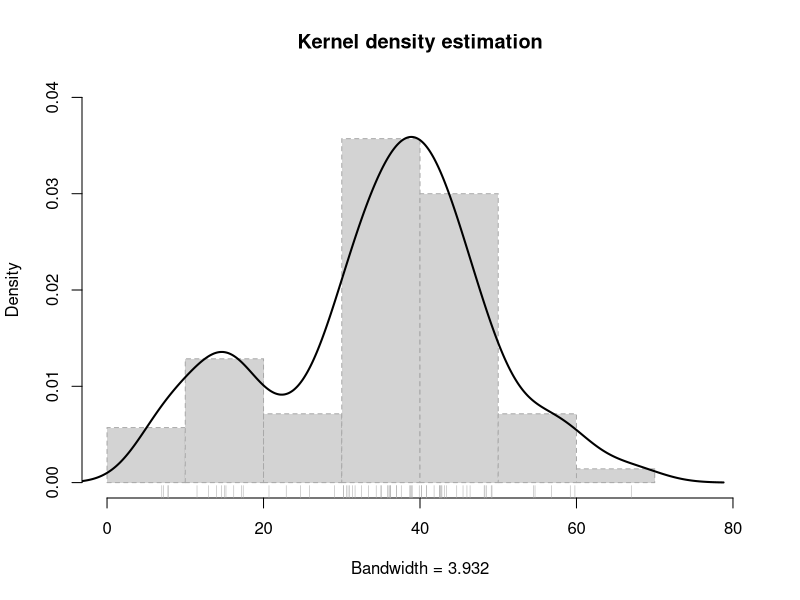
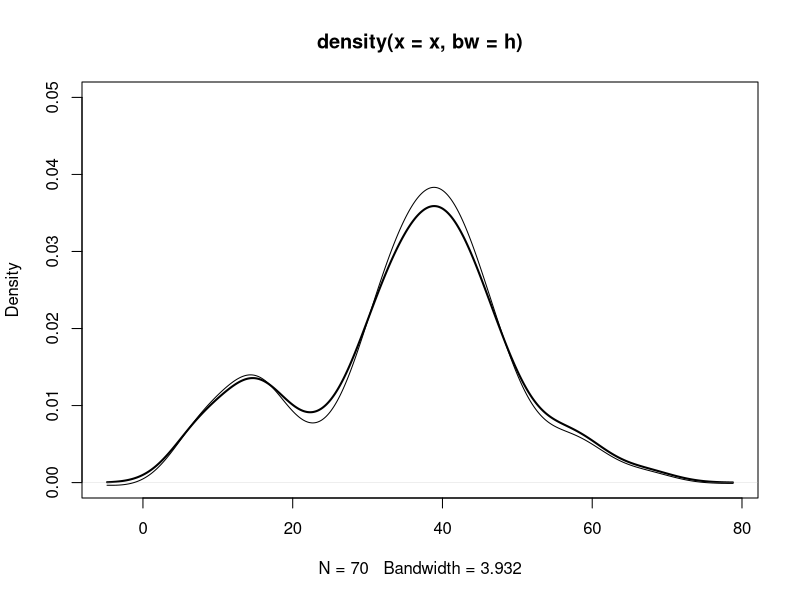
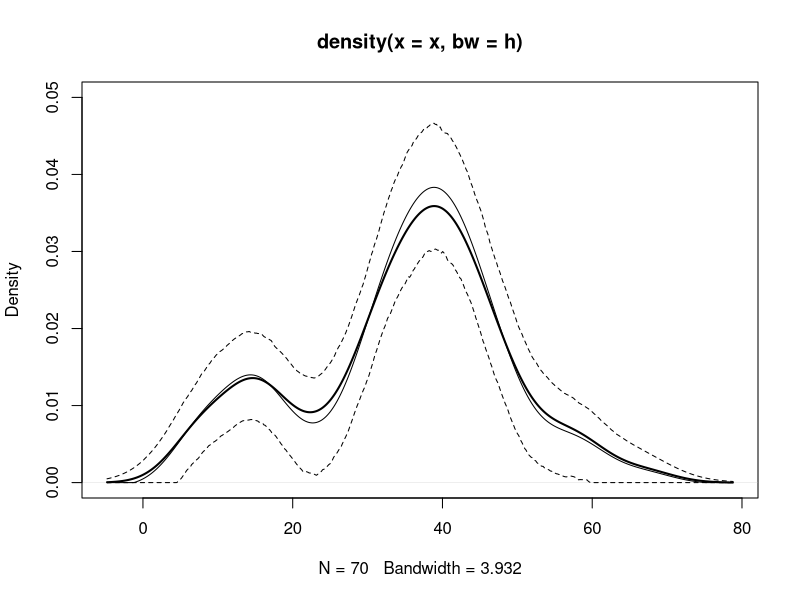
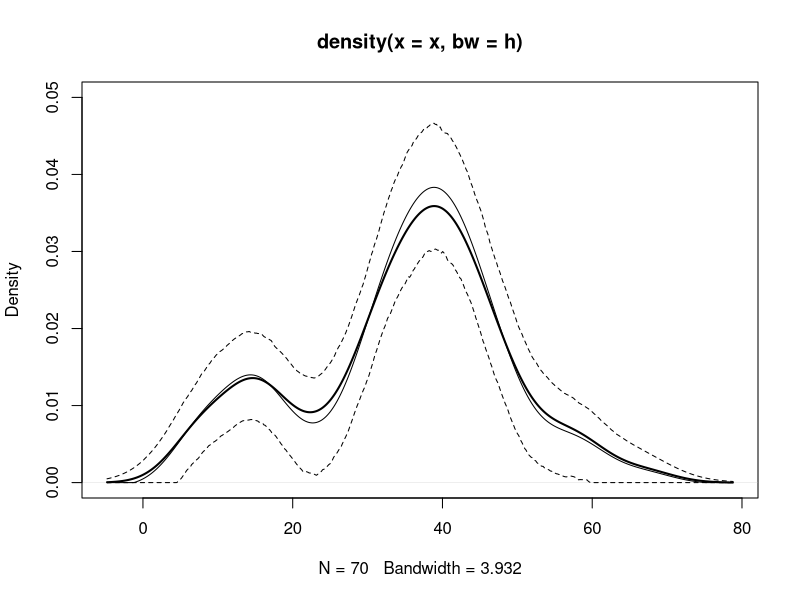
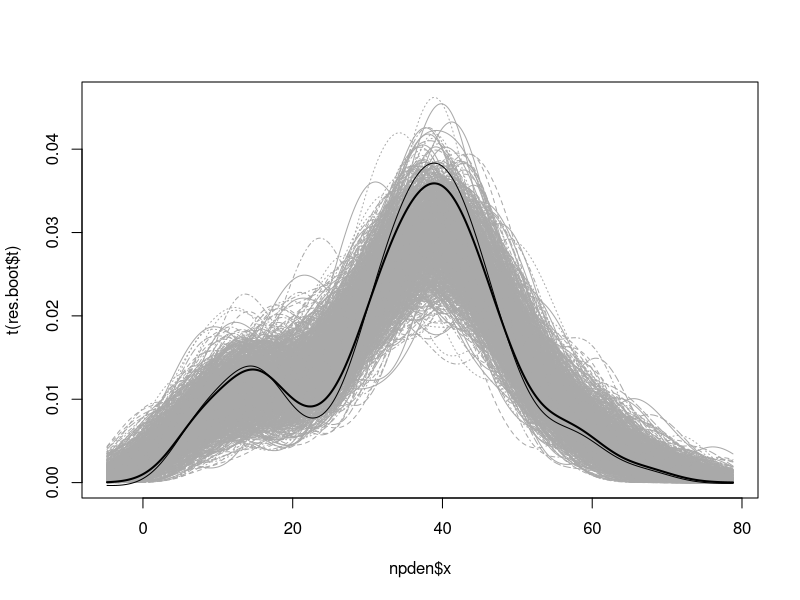
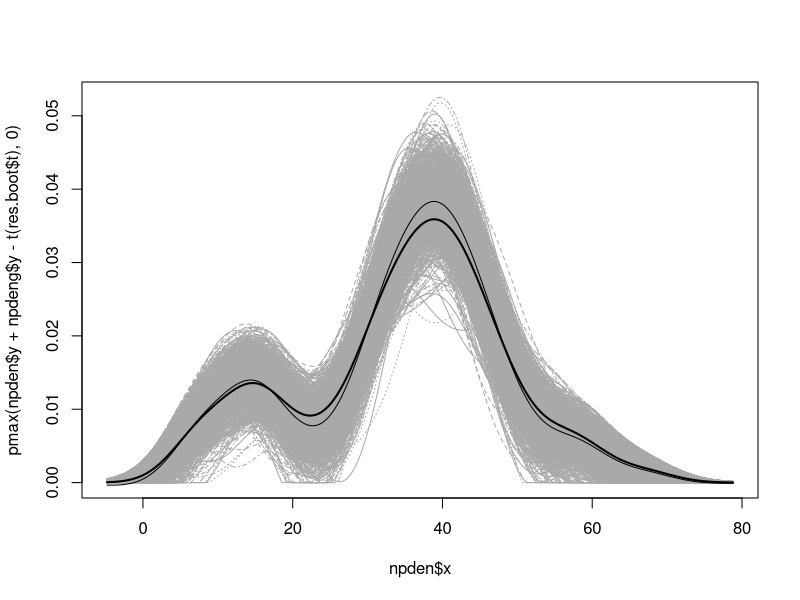

Write the R code that produced these figures, in order.
## ---- chunk 1

## ---- chunk 2
x <- precip
h <- bw.SJ(x)
npden <- density(x, bw = h)
# npden <- density(x, bw = "SJ")

# plot(npden)
hist(x, freq = FALSE, main = "Kernel density estimation",
     xlab = paste("Bandwidth =", formatC(h)), lty = 2,
     border = "darkgray", xlim = c(0, 80), ylim = c(0, 0.04))
lines(npden, lwd = 2)
rug(x, col = "darkgray")
## ---- chunk 3
# Remuestreo
set.seed(1)
n <- length(x)
g <- h * n^(4/45) # h*n^(-1/9)/n^(-1/5)
# g <- h
range_x <- range(npden$x) # Para fijar las posiciones de estimación
B <- 1000
stat_den_boot <- matrix(nrow = length(npden$x), ncol = B)
npdeng <- density(x, bw = g, from = range_x[1], to = range_x[2])

for (k in 1:B) {
    # x_boot <- sample(x, n, replace = TRUE) + rnorm(n, 0, g)
    x_boot <- rnorm(n, sample(x, n, replace = TRUE), g)
    den_boot <- density(x_boot, bw = h, from = range_x[1], to = range_x[2])$y
    # Si se quiere tener en cuenta la variabilidad debida a la selección de
    # la ventana habría que emplear el mismo criterio en la función `density`.
    stat_den_boot[, k] <- den_boot - npdeng$y
}

# Calculo del sesgo y error estándar 
bias <- apply(stat_den_boot, 1, mean)
std_err <- apply(stat_den_boot, 1, sd)

# Representar estimación y corrección de sesgo bootstrap
plot(npden, type="l", ylim = c(0, 0.05), lwd = 2)
# lines(npden$x, pmax(npden$y - bias, 0))
lines(npden$x, npden$y - bias)
## ---- chunk 4
alfa <- 0.05
pto_crit <- apply(stat_den_boot, 1, quantile, probs = c(alfa/2, 1 - alfa/2))
# ic_inf_boot <- npden$y - pto_crit[2, ]
ic_inf_boot <- pmax(npden$y - pto_crit[2, ], 0)
ic_sup_boot <- npden$y - pto_crit[1, ]

plot(npden, type="l", ylim = c(0, 0.05), lwd = 2)
lines(npden$x, pmax(npden$y - bias, 0)) # Ojo: no es una densidad
lines(npden$x, ic_inf_boot, lty = 2)
lines(npden$x, ic_sup_boot, lty = 2)
## ---- chunk 5
library(boot)

# Los objetos necesarios para el cálculo del estadístico
# hay que pasarlos a traves del argumento `data` de `boot`.
# range_x <- range(npden$x)
data.precip <- list(x = x, h = h, range_x = range_x)

ran.gen.smooth <- function(data, mle) {
    # Función para generar muestras aleatorias mediante
    # bootstrap suavizado con función núcleo gaussiana,
    # mle contendrá la ventana
    n <- length(data$x)
    g <- mle
    xboot <- rnorm(n, sample(data$x, n, replace = TRUE), g)
    out <- list(x = xboot, h = data$h, range_x = data$range_x)
}

statistic <- function(data) 
                density(data$x, bw = data$h, from = range_x[1], to = range_x[2])$y

set.seed(1)
res.boot <- boot(data.precip, statistic, R = B, sim = "parametric",
                 ran.gen = ran.gen.smooth, mle = g)

# Calculo del sesgo y error estándar
# Empleamos npdeng$y en lugar de resboot$t0
bias <- apply(res.boot$t, 2, mean, na.rm = TRUE) -  npdeng$y
std_err <- apply(res.boot$t, 2, sd, na.rm = TRUE)
## ---- chunk 6
# Método percentil básico calculado directamente 
# a partir de las réplicas bootstrap del estimador
alfa <- 0.05
pto_crit <- apply(res.boot$t, 2, quantile, probs = c(alfa/2, 1 - alfa/2))
ic_inf_boot <- pmax(npden$y + npdeng$y - pto_crit[2, ], 0)
ic_sup_boot <- npden$y + npdeng$y - pto_crit[1, ]

plot(npden, ylim = c(0, 0.05), lwd = 2)
lines(npden$x, pmax(npden$y - bias, 0))

lines(npden$x, ic_inf_boot, lty = 2)
lines(npden$x, ic_sup_boot, lty = 2)
## ---- chunk 7
matplot(npden$x, t(res.boot$t), type = "l", col = "darkgray")
lines(npden, lwd = 2)
lines(npden$x, npden$y - bias)
## ---- chunk 8
# matplot(npden$x, npden$y + npdeng$y - t(res.boot$t), type = "l", col = "darkgray")
matplot(npden$x, pmax(npden$y + npdeng$y - t(res.boot$t), 0), type = "l", col = "darkgray")
lines(npden, lwd = 2)
lines(npden$x, npden$y - bias)
